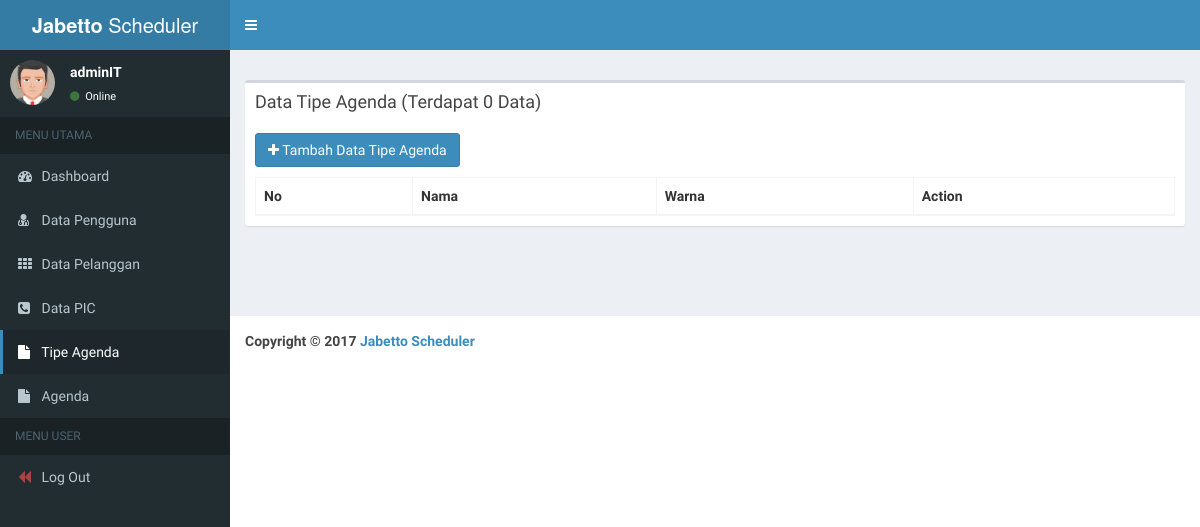
Before: /?page=data_tipe_agenda (signed in) with the older database file.
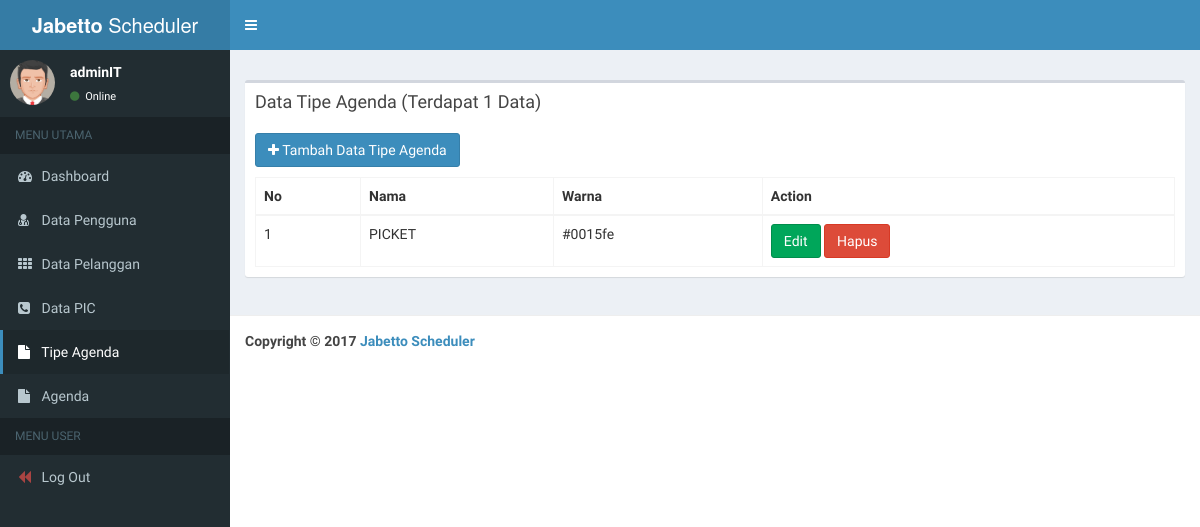
After: the same page with the newer database file.
### tables this page shows
CREATE TABLE `agenda_tipe` (
  `id` int(10) NOT NULL,
  `nama` varchar(30) NOT NULL,
  `warna` varchar(10) NOT NULL
);

### pages/data_tipe_agenda.php (the view, shortened to what this page needs)
<?php
	require 'config/main.php';
	$query=mysqli_query($conn, "SELECT * FROM agenda_tipe");
?>
<div class="box">
    <div class="box-header">
      <h3 class="box-title">Data Tipe Agenda (Terdapat <?php echo mysqli_num_rows($query); ?> Data)</h3>
    </div>
    <div class="box-body">
    <a href="tambah.php?tambah=data_tipe_agenda" style="margin-bottom: 10px;" class="btn btn-md btn-primary"> <i class="fa fa-plus"></i> Tambah Data Tipe Agenda</a>
    <br>
		<table class="table table-bordered" id="tabel">
		<thead>
			 <tr>
         		<th>No</th>
         		<th>Nama</th>
			   	<th>Warna</th>
		        <th>Action</th>
		  	</tr>
		</thead>
		<tbody>
		<?php
		  	$no=1;
		  	while($q=mysqli_fetch_object($query)){
		?>
		  	<tr>
		   		<td><?php echo $no++; ?></td>
		    	<td><?php echo $q->nama; ?></td>
		    	<td><?php echo $q->warna; ?></td>
			    <td>
			    	<a class="btn btn-success" href="edit.php?edit=<?php echo $_GET['page']; ?>&id=<?php echo $q->id; ?>">Edit</a>
			    	<a class="btn btn-danger" onclick="return confirm('Apakah anda yakin akan menghapus data ini?')" href="hapus.php?hapus=<?php echo $_GET['page']; ?>&id=<?php echo $q->id; ?>">Hapus</a>
			    </td>
		  	</tr>
		<?php
		  }
		?>
		</tbody>
		</table>
	</div>
</div>

Changed rows visible on the page:
added agenda_tipe: nama "PICKET", warna "#0015fe"
Other visible differences:
mysqli_num_rows($query): "0" → "1"
